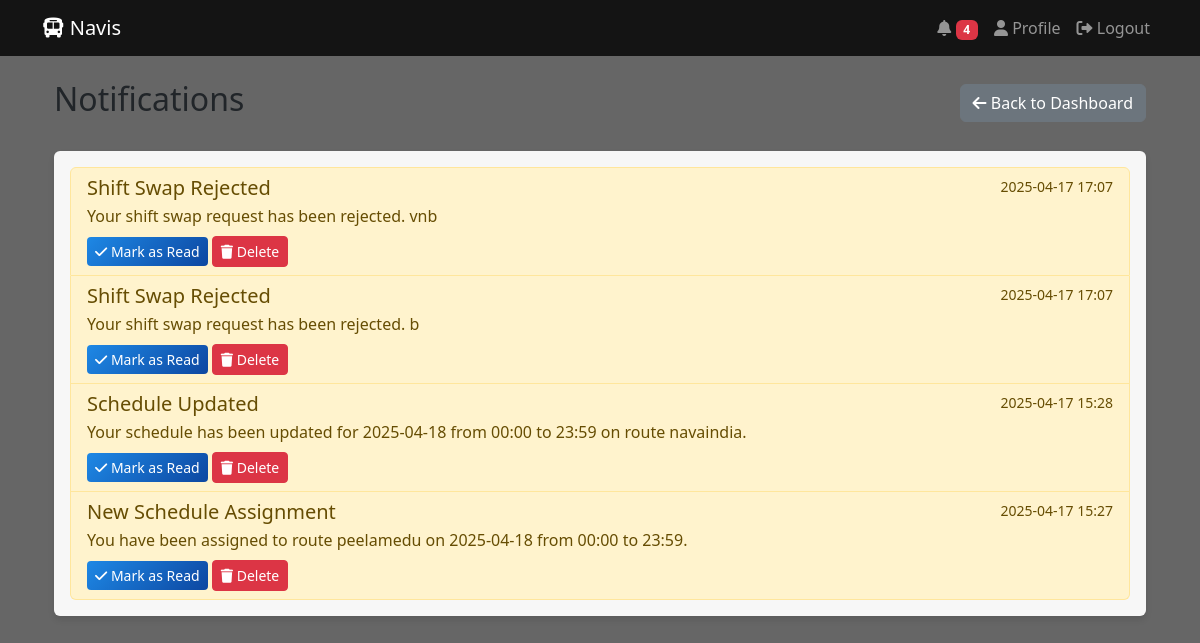
The app's page /notifications (signed in) with its own data.
### app.py (models this page shows)
class Notification(db.Model):
    id = db.Column(db.Integer, primary_key=True)
    recipient_username = db.Column(db.String(150), db.ForeignKey('user.username'))
    title = db.Column(db.String(200), nullable=False)
    message = db.Column(db.Text, nullable=False)
    notification_type = db.Column(db.String(50))  # schedule, attendance, leave, etc.
    priority = db.Column(db.String(20), default='normal')
    created_at = db.Column(db.DateTime, default=datetime.utcnow)
    read_at = db.Column(db.DateTime)
    is_read = db.Column(db.Boolean, default=False)

### app.py (the view)
@app.route('/notifications')
@login_required
def notifications():
    if current_user.role == 'admin':
        notifications = Notification.query.order_by(Notification.created_at.desc()).all()
    else:
        notifications = Notification.query.filter_by(
            recipient_username=current_user.username
        ).order_by(Notification.created_at.desc()).all()
    return render_template('notifications.html',
                         notifications=notifications,
                         is_admin=current_user.role == 'admin')

### app.py (called while the page is built)
@login_manager.user_loader
def load_user(user_id):
    return User.query.get(int(user_id))

@app.context_processor
def inject_user():
    return dict(current_user=current_user)

@app.context_processor
def inject_notifications():
    unread_count = 0
    if current_user.is_authenticated:
        unread_count = Notification.query.filter_by(
            recipient_username=current_user.username,
            is_read=False
        ).count()
    return dict(unread_count=unread_count)

### templates/notifications.html (shortened to what this page needs)
{% extends "base.html" %}
{% block content %}
<div class="container">
    <div class="d-flex justify-content-between align-items-center mb-4">
        <h2>Notifications</h2>
        <a href="{{ url_for('admin_dashboard' if is_admin else 'driver_dashboard') }}" class="btn btn-secondary">
            <i class="fas fa-arrow-left"></i> Back to Dashboard
        </a>
    </div>
    <div class="card">
        <div class="card-body">
            {% if notifications %}
                <div class="list-group">
                    {% for notification in notifications %}
                        <div class="list-group-item {% if not notification.is_read %}list-group-item-warning{% endif %}">
                            <div class="d-flex w-100 justify-content-between">
                                <h5 class="mb-1">{{ notification.title }}</h5>
                                <small>{{ notification.created_at.strftime('%Y-%m-%d %H:%M') }}</small>
                            </div>
                            <p class="mb-1">{{ notification.message }}</p>
                            <div class="mt-2">
                                {% if not notification.is_read %}
                                    <a href="{{ url_for('mark_notification_read', notification_id=notification.id) }}"
                                       class="btn btn-sm btn-primary">
                                        <i class="fas fa-check"></i> Mark as Read
                                    </a>
                                {% endif %}
                                <a href="{{ url_for('delete_notification', notification_id=notification.id) }}"
                                   class="btn btn-sm btn-danger"
                                   onclick="return confirm('Are you sure you want to delete this notification?')">
                                    <i class="fas fa-trash"></i> Delete
                                </a>
                            </div>
                        </div>
                    {% endfor %}
                </div>
            {% else %}
                <div class="alert alert-info mb-0">
                    <i class="fas fa-info-circle"></i> No notifications found.
                </div>
            {% endif %}
        </div>
    </div>
</div>
{% endblock %}

### records on screen
Notification: title "Shift Swap Rejected", created_at "2025-04-17 17:07", message "Your shift swap request has been rejected. vnb"
Notification: title "Shift Swap Rejected", created_at "2025-04-17 17:07", message "Your shift swap request has been rejected. b"
Notification: title "Schedule Updated", created_at "2025-04-17 15:28", message "Your schedule has been updated for 2025-04-18 from 00:00 to 23:59 on route navaindia."
Notification: title "New Schedule Assignment", created_at "2025-04-17 15:27", message "You have been assigned to route peelamedu on 2025-04-18 from 00:00 to 23:59."

### other values on screen
{{ unread_count }} "4"
